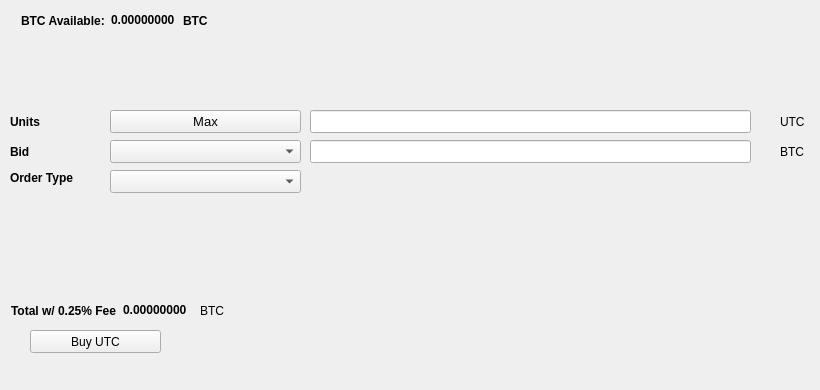
   <widget class="QWidget" name="BuyTab">
    <attribute name="title">
     <string>Buy</string>
    </attribute>
    <widget class="QPushButton" name="BuyUTC">
     <property name="geometry">
      <rect>
       <x>30</x>
       <y>330</y>
       <width>131</width>
       <height>23</height>
      </rect>
     </property>
     <property name="text">
      <string>Buy UTC</string>
     </property>
     <property name="icon">
      <iconset resource="../ubizcoin.qrc">
       <normaloff>:/icons/bitcoin</normaloff>:/icons/bitcoin</iconset>
     </property>
    </widget>
    <widget class="QLabel" name="label_3">
     <property name="geometry">
      <rect>
       <x>10</x>
       <y>110</y>
       <width>46</width>
       <height>23</height>
      </rect>
     </property>
     <property name="font">
      <font>
       <weight>75</weight>
       <bold>true</bold>
      </font>
     </property>
     <property name="text">
      <string>Units</string>
     </property>
    </widget>
    <widget class="QLineEdit" name="UnitsInput">
     <property name="geometry">
      <rect>
       <x>310</x>
       <y>110</y>
       <width>441</width>
       <height>23</height>
      </rect>
     </property>
     <property name="font">
      <font>
       <pointsize>9</pointsize>
       <weight>75</weight>
       <bold>true</bold>
      </font>
     </property>
    </widget>
    <widget class="QLineEdit" name="BuyBidPriceEdit">
     <property name="geometry">
      <rect>
       <x>310</x>
       <y>140</y>
       <width>441</width>
       <height>23</height>
      </rect>
     </property>
     <property name="font">
      <font>
       <pointsize>9</pointsize>
       <weight>75</weight>
       <bold>true</bold>
      </font>
     </property>
    </widget>
    <widget class="QLabel" name="label_4">
     <property name="geometry">
      <rect>
       <x>780</x>
       <y>110</y>
       <width>31</width>
       <height>23</height>
      </rect>
     </property>
     <property name="text">
      <string>UTC</string>
     </property>
    </widget>
    <widget class="QLabel" name="label_5">
     <property name="geometry">
      <rect>
       <x>780</x>
       <y>140</y>
       <width>31</width>
       <height>23</height>
      </rect>
     </property>
     <property name="text">
      <string>BTC</string>
     </property>
    </widget>
    <widget class="QLabel" name="label_6">
     <property name="geometry">
      <rect>
       <x>10</x>
       <y>140</y>
       <width>46</width>
       <height>23</height>
      </rect>
     </property>
     <property name="font">
      <font>
       <weight>75</weight>
       <bold>true</bold>
      </font>
     </property>
     <property name="text">
      <string>Bid</string>
     </property>
    </widget>
    <widget class="QLabel" name="label_7">
     <property name="geometry">
      <rect>
       <x>10</x>
       <y>170</y>
       <width>91</width>
       <height>16</height>
      </rect>
     </property>
     <property name="font">
      <font>
       <weight>75</weight>
       <bold>true</bold>
      </font>
     </property>
     <property name="text">
      <string>Order Type</string>
     </property>
    </widget>
    <widget class="QPushButton" name="Buy_Max_Amount">
     <property name="geometry">
      <rect>
       <x>110</x>
       <y>110</y>
       <width>191</width>
       <height>23</height>
      </rect>
     </property>
     <property name="font">
      <font>
       <pointsize>10</pointsize>
      </font>
     </property>
     <property name="text">
      <string>Max</string>
     </property>
    </widget>
    <widget class="QComboBox" name="BuyBidcomboBox">
     <property name="geometry">
      <rect>
       <x>110</x>
       <y>140</y>
       <width>191</width>
       <height>23</height>
      </rect>
     </property>
     <property name="font">
      <font>
       <pointsize>10</pointsize>
      </font>
     </property>
    </widget>
    <widget class="QComboBox" name="buyOrdertypeCombo">
     <property name="geometry">
      <rect>
       <x>110</x>
       <y>170</y>
       <width>191</width>
       <height>23</height>
      </rect>
     </property>
     <property name="font">
      <font>
       <pointsize>10</pointsize>
      </font>
     </property>
    </widget>
    <widget class="QWidget" name="layoutWidget1">
     <property name="geometry">
      <rect>
       <x>21</x>
       <y>11</y>
       <width>227</width>
       <height>19</height>
      </rect>
     </property>
     <layout class="QHBoxLayout" name="horizontalLayout_3">
      <item>
       <widget class="QLabel" name="label232">
        <property name="font">
         <font>
          <weight>75</weight>
          <bold>true</bold>
         </font>
        </property>
        <property name="text">
         <string>BTC Available:</string>
        </property>
       </widget>
      </item>
      <item>
       <widget class="QLabel" name="BtcAvailableLbl">
        <property name="palette">
         <palette>
          <active>
           <colorrole role="WindowText">
            <brush brushstyle="SolidPattern">
             <color alpha="255">
              <red>0</red>
              <green>0</green>
              <blue>0</blue>
             </color>
            </brush>
           </colorrole>
           <colorrole role="Button">
            <brush brushstyle="SolidPattern">
             <color alpha="255">
              <red>0</red>
              <green>170</green>
              <blue>0</blue>
             </color>
            </brush>
           </colorrole>
           <colorrole role="Light">
            <brush brushstyle="SolidPattern">
             <color alpha="255">
              <red>0</red>
              <green>255</green>
              <blue>0</blue>
             </color>
            </brush>
           </colorrole>
           <colorrole role="Midlight">
            <brush brushstyle="SolidPattern">
             <color alpha="255">
              <red>0</red>
              <green>212</green>
              <blue>0</blue>
             </color>
            </brush>
           </colorrole>
           <colorrole role="Dark">
            <brush brushstyle="SolidPattern">
             <color alpha="255">
              <red>0</red>
              <green>85</green>
              <blue>0</blue>
             </color>
            </brush>
           </colorrole>
           <colorrole role="Mid">
            <brush brushstyle="SolidPattern">
             <color alpha="255">
              <red>0</red>
              <green>113</green>
              <blue>0</blue>
             </color>
            </brush>
           </colorrole>
           <colorrole role="Text">
            <brush brushstyle="SolidPattern">
             <color alpha="255">
              <red>0</red>
              <green>170</green>
              <blue>0</blue>
             </color>
            </brush>
           </colorrole>
           <colorrole role="BrightText">
            <brush brushstyle="SolidPattern">
             <color alpha="255">
              <red>255</red>
              <green>255</green>
              <blue>255</blue>
             </color>
            </brush>
           </colorrole>
           <colorrole role="ButtonText">
            <brush brushstyle="SolidPattern">
             <color alpha="255">
              <red>0</red>
              <green>0</green>
              <blue>0</blue>
             </color>
            </brush>
           </colorrole>
           <colorrole role="Base">
            <brush brushstyle="SolidPattern">
             <color alpha="255">
              <red>255</red>
              <green>255</green>
              <blue>255</blue>
             </color>
            </brush>
           </colorrole>
           <colorrole role="Window">
            <brush brushstyle="SolidPattern">
             <color alpha="255">
              <red>0</red>
              <green>170</green>
              <blue>0</blue>
             </color>
            </brush>
           </colorrole>
           <colorrole role="Shadow">
            <brush brushstyle="SolidPattern">
             <color alpha="255">
              <red>0</red>
              <green>0</green>
              <blue>0</blue>
             </color>
            </brush>
           </colorrole>
           <colorrole role="AlternateBase">
            <brush brushstyle="SolidPattern">
             <color alpha="255">
              <red>127</red>
              <green>212</green>
              <blue>127</blue>
             </color>
            </brush>
           </colorrole>
           <colorrole role="ToolTipBase">
            <brush brushstyle="SolidPattern">
             <color alpha="255">
              <red>255</red>
              <green>255</green>
              <blue>220</blue>
             </color>
            </brush>
           </colorrole>
           <colorrole role="ToolTipText">
            <brush brushstyle="SolidPattern">
             <color alpha="255">
              <red>0</red>
              <green>0</green>
              <blue>0</blue>
             </color>
            </brush>
           </colorrole>
          </active>
          <inactive>
           <colorrole role="WindowText">
            <brush brushstyle="SolidPattern">
             <color alpha="255">
              <red>0</red>
              <green>0</green>
              <blue>0</blue>
             </color>
            </brush>
           </colorrole>
           <colorrole role="Button">
            <brush brushstyle="SolidPattern">
             <color alpha="255">
              <red>0</red>
              <green>170</green>
              <blue>0</blue>
             </color>
            </brush>
           </colorrole>
           <colorrole role="Light">
            <brush brushstyle="SolidPattern">
             <color alpha="255">
              <red>0</red>
              <green>255</green>
              <blue>0</blue>
             </color>
            </brush>
           </colorrole>
           <colorrole role="Midlight">
            <brush brushstyle="SolidPattern">
             <color alpha="255">
              <red>0</red>
              <green>212</green>
              <blue>0</blue>
             </color>
            </brush>
           </colorrole>
           <colorrole role="Dark">
            <brush brushstyle="SolidPattern">
             <color alpha="255">
              <red>0</red>
              <green>85</green>
              <blue>0</blue>
             </color>
            </brush>
           </colorrole>
           <colorrole role="Mid">
            <brush brushstyle="SolidPattern">
             <color alpha="255">
              <red>0</red>
              <green>113</green>
              <blue>0</blue>
             </color>
            </brush>
           </colorrole>
           <colorrole role="Text">
            <brush brushstyle="SolidPattern">
             <color alpha="255">
              <red>0</red>
              <green>170</green>
              <blue>0</blue>
             </color>
            </brush>
           </colorrole>
           <colorrole role="BrightText">
            <brush brushstyle="SolidPattern">
             <color alpha="255">
              <red>255</red>
              <green>255</green>
              <blue>255</blue>
             </color>
            </brush>
           </colorrole>
           <colorrole role="ButtonText">
            <brush brushstyle="SolidPattern">
             <color alpha="255">
              <red>0</red>
              <green>0</green>
              <blue>0</blue>
             </color>
            </brush>
           </colorrole>
           <colorrole role="Base">
            <brush brushstyle="SolidPattern">
             <color alpha="255">
              <red>255</red>
              <green>255</green>
              <blue>255</blue>
             </color>
            </brush>
           </colorrole>
           <colorrole role="Window">
            <brush brushstyle="SolidPattern">
             <color alpha="255">
              <red>0</red>
              <green>170</green>
              <blue>0</blue>
             </color>
            </brush>
           </colorrole>
           <colorrole role="Shadow">
            <brush brushstyle="SolidPattern">
             <color alpha="255">
              <red>0</red>
              <green>0</green>
              <blue>0</blue>
             </color>
            </brush>
           </colorrole>
           <colorrole role="AlternateBase">
            <brush brushstyle="SolidPattern">
             <color alpha="255">
              <red>127</red>
              <green>212</green>
              <blue>127</blue>
             </color>
            </brush>
           </colorrole>
           <colorrole role="ToolTipBase">
            <brush brushstyle="SolidPattern">
             <color alpha="255">
              <red>255</red>
              <green>255</green>
              <blue>220</blue>
             </color>
            </brush>
           </colorrole>
           <colorrole role="ToolTipText">
            <brush brushstyle="SolidPattern">
             <color alpha="255">
              <red>0</red>
              <green>0</green>
              <blue>0</blue>
             </color>
            </brush>
           </colorrole>
          </inactive>
          <disabled>
           <colorrole role="WindowText">
            <brush brushstyle="SolidPattern">
             <color alpha="255">
              <red>0</red>
              <green>85</green>
              <blue>0</blue>
             </color>
            </brush>
           </colorrole>
           <colorrole role="Button">
            <brush brushstyle="SolidPattern">
             <color alpha="255">
              <red>0</red>
              <green>170</green>
              <blue>0</blue>
             </color>
            </brush>
           </colorrole>
           <colorrole role="Light">
            <brush brushstyle="SolidPattern">
             <color alpha="255">
              <red>0</red>
              <green>255</green>
              <blue>0</blue>
             </color>
            </brush>
           </colorrole>
           <colorrole role="Midlight">
            <brush brushstyle="SolidPattern">
             <color alpha="255">
              <red>0</red>
              <green>212</green>
              <blue>0</blue>
             </color>
            </brush>
           </colorrole>
           <colorrole role="Dark">
            <brush brushstyle="SolidPattern">
             <color alpha="255">
              <red>0</red>
              <green>85</green>
              <blue>0</blue>
             </color>
            </brush>
           </colorrole>
           <colorrole role="Mid">
            <brush brushstyle="SolidPattern">
             <color alpha="255">
              <red>0</red>
              <green>113</green>
              <blue>0</blue>
             </color>
            </brush>
           </colorrole>
           <colorrole role="Text">
            <brush brushstyle="SolidPattern">
             <color alpha="255">
              <red>0</red>
              <green>85</green>
              <blue>0</blue>
             </color>
            </brush>
           </colorrole>
           <colorrole role="BrightText">
            <brush brushstyle="SolidPattern">
             <color alpha="255">
              <red>255</red>
              <green>255</green>
              <blue>255</blue>
             </color>
            </brush>
           </colorrole>
           <colorrole role="ButtonText">
            <brush brushstyle="SolidPattern">
             <color alpha="255">
              <red>0</red>
              <green>85</green>
              <blue>0</blue>
             </color>
            </brush>
           </colorrole>
           <colorrole role="Base">
            <brush brushstyle="SolidPattern">
             <color alpha="255">
              <red>0</red>
              <green>170</green>
              <blue>0</blue>
             </color>
            </brush>
           </colorrole>
           <colorrole role="Window">
            <brush brushstyle="SolidPattern">
             <color alpha="255">
              <red>0</red>
              <green>170</green>
              <blue>0</blue>
             </color>
            </brush>
           </colorrole>
           <colorrole role="Shadow">
            <brush brushstyle="SolidPattern">
             <color alpha="255">
              <red>0</red>
              <green>0</green>
              <blue>0</blue>
             </color>
            </brush>
           </colorrole>
           <colorrole role="AlternateBase">
            <brush brushstyle="SolidPattern">
             <color alpha="255">
              <red>0</red>
              <green>170</green>
              <blue>0</blue>
             </color>
            </brush>
           </colorrole>
           <colorrole role="ToolTipBase">
            <brush brushstyle="SolidPattern">
             <color alpha="255">
              <red>255</red>
              <green>255</green>
              <blue>220</blue>
             </color>
            </brush>
           </colorrole>
           <colorrole role="ToolTipText">
            <brush brushstyle="SolidPattern">
             <color alpha="255">
              <red>0</red>
              <green>0</green>
              <blue>0</blue>
             </color>
            </brush>
           </colorrole>
          </disabled>
         </palette>
        </property>
        <property name="font">
         <font>
          <weight>75</weight>
          <bold>true</bold>
         </font>
        </property>
        <property name="text">
         <string>0.00000000</string>
        </property>
        <property name="textInteractionFlags">
         <set>Qt::LinksAccessibleByMouse|Qt::TextSelectableByKeyboard|Qt::TextSelectableByMouse</set>
        </property>
       </widget>
      </item>
      <item>
       <widget class="QLabel" name="BtcAvailableLbl_2">
        <property name="font">
         <font>
          <weight>75</weight>
          <bold>true</bold>
         </font>
        </property>
        <property name="text">
         <string>BTC</string>
        </property>
       </widget>
      </item>
     </layout>
    </widget>
    <widget class="QWidget" name="layoutWidge2">
     <property name="geometry">
      <rect>
       <x>11</x>
       <y>301</y>
       <width>259</width>
       <height>19</height>
      </rect>
     </property>
     <layout class="QHBoxLayout" name="horizontalLayout_4">
      <item>
       <widget class="QLabel" name="label_9">
        <property name="font">
         <font>
          <weight>75</weight>
          <bold>true</bold>
         </font>
        </property>
        <property name="text">
         <string>Total w/ 0.25% Fee</string>
        </property>
       </widget>
      </item>
      <item>
       <widget class="QLabel" name="BuyCostLabel">
        <property name="palette">
         <palette>
          <active>
           <colorrole role="WindowText">
            <brush brushstyle="SolidPattern">
             <color alpha="255">
              <red>0</red>
              <green>0</green>
              <blue>0</blue>
             </color>
            </brush>
           </colorrole>
           <colorrole role="Button">
            <brush brushstyle="SolidPattern">
             <color alpha="255">
              <red>0</red>
              <green>170</green>
              <blue>0</blue>
             </color>
            </brush>
           </colorrole>
           <colorrole role="Light">
            <brush brushstyle="SolidPattern">
             <color alpha="255">
              <red>0</red>
              <green>255</green>
              <blue>0</blue>
             </color>
            </brush>
           </colorrole>
           <colorrole role="Midlight">
            <brush brushstyle="SolidPattern">
             <color alpha="255">
              <red>0</red>
              <green>212</green>
              <blue>0</blue>
             </color>
            </brush>
           </colorrole>
           <colorrole role="Dark">
            <brush brushstyle="SolidPattern">
             <color alpha="255">
              <red>0</red>
              <green>85</green>
              <blue>0</blue>
             </color>
            </brush>
           </colorrole>
           <colorrole role="Mid">
            <brush brushstyle="SolidPattern">
             <color alpha="255">
              <red>0</red>
              <green>113</green>
              <blue>0</blue>
             </color>
            </brush>
           </colorrole>
           <colorrole role="Text">
            <brush brushstyle="SolidPattern">
             <color alpha="255">
              <red>0</red>
              <green>170</green>
              <blue>0</blue>
             </color>
            </brush>
           </colorrole>
           <colorrole role="BrightText">
            <brush brushstyle="SolidPattern">
             <color alpha="255">
              <red>255</red>
              <green>255</green>
              <blue>255</blue>
             </color>
            </brush>
           </colorrole>
           <colorrole role="ButtonText">
            <brush brushstyle="SolidPattern">
             <color alpha="255">
              <red>0</red>
              <green>0</green>
              <blue>0</blue>
             </color>
            </brush>
           </colorrole>
           <colorrole role="Base">
            <brush brushstyle="SolidPattern">
             <color alpha="255">
              <red>255</red>
              <green>255</green>
              <blue>255</blue>
             </color>
            </brush>
           </colorrole>
           <colorrole role="Window">
            <brush brushstyle="SolidPattern">
             <color alpha="255">
              <red>0</red>
              <green>170</green>
              <blue>0</blue>
             </color>
            </brush>
           </colorrole>
           <colorrole role="Shadow">
            <brush brushstyle="SolidPattern">
             <color alpha="255">
              <red>0</red>
              <green>0</green>
              <blue>0</blue>
             </color>
            </brush>
           </colorrole>
           <colorrole role="AlternateBase">
            <brush brushstyle="SolidPattern">
             <color alpha="255">
              <red>127</red>
              <green>212</green>
              <blue>127</blue>
             </color>
            </brush>
           </colorrole>
           <colorrole role="ToolTipBase">
            <brush brushstyle="SolidPattern">
             <color alpha="255">
              <red>255</red>
              <green>255</green>
              <blue>220</blue>
             </color>
            </brush>
           </colorrole>
           <colorrole role="ToolTipText">
            <brush brushstyle="SolidPattern">
             <color alpha="255">
              <red>0</red>
              <green>0</green>
              <blue>0</blue>
             </color>
            </brush>
           </colorrole>
          </active>
          <inactive>
           <colorrole role="WindowText">
            <brush brushstyle="SolidPattern">
             <color alpha="255">
              <red>0</red>
              <green>0</green>
              <blue>0</blue>
             </color>
            </brush>
           </colorrole>
           <colorrole role="Button">
            <brush brushstyle="SolidPattern">
             <color alpha="255">
              <red>0</red>
              <green>170</green>
              <blue>0</blue>
             </color>
            </brush>
           </colorrole>
           <colorrole role="Light">
            <brush brushstyle="SolidPattern">
             <color alpha="255">
              <red>0</red>
              <green>255</green>
              <blue>0</blue>
             </color>
            </brush>
           </colorrole>
           <colorrole role="Midlight">
            <brush brushstyle="SolidPattern">
             <color alpha="255">
              <red>0</red>
              <green>212</green>
              <blue>0</blue>
             </color>
            </brush>
           </colorrole>
           <colorrole role="Dark">
            <brush brushstyle="SolidPattern">
             <color alpha="255">
              <red>0</red>
              <green>85</green>
              <blue>0</blue>
             </color>
            </brush>
           </colorrole>
           <colorrole role="Mid">
            <brush brushstyle="SolidPattern">
             <color alpha="255">
              <red>0</red>
              <green>113</green>
              <blue>0</blue>
             </color>
            </brush>
           </colorrole>
           <colorrole role="Text">
            <brush brushstyle="SolidPattern">
             <color alpha="255">
              <red>0</red>
              <green>170</green>
              <blue>0</blue>
             </color>
            </brush>
           </colorrole>
           <colorrole role="BrightText">
            <brush brushstyle="SolidPattern">
             <color alpha="255">
              <red>255</red>
              <green>255</green>
              <blue>255</blue>
             </color>
            </brush>
           </colorrole>
           <colorrole role="ButtonText">
            <brush brushstyle="SolidPattern">
             <color alpha="255">
              <red>0</red>
              <green>0</green>
              <blue>0</blue>
             </color>
            </brush>
           </colorrole>
           <colorrole role="Base">
            <brush brushstyle="SolidPattern">
             <color alpha="255">
              <red>255</red>
              <green>255</green>
              <blue>255</blue>
             </color>
            </brush>
           </colorrole>
           <colorrole role="Window">
            <brush brushstyle="SolidPattern">
             <color alpha="255">
              <red>0</red>
              <green>170</green>
              <blue>0</blue>
             </color>
            </brush>
           </colorrole>
           <colorrole role="Shadow">
            <brush brushstyle="SolidPattern">
             <color alpha="255">
              <red>0</red>
              <green>0</green>
              <blue>0</blue>
             </color>
            </brush>
           </colorrole>
           <colorrole role="AlternateBase">
            <brush brushstyle="SolidPattern">
             <color alpha="255">
              <red>127</red>
              <green>212</green>
              <blue>127</blue>
             </color>
            </brush>
           </colorrole>
           <colorrole role="ToolTipBase">
            <brush brushstyle="SolidPattern">
             <color alpha="255">
              <red>255</red>
              <green>255</green>
              <blue>220</blue>
             </color>
            </brush>
           </colorrole>
           <colorrole role="ToolTipText">
            <brush brushstyle="SolidPattern">
             <color alpha="255">
              <red>0</red>
              <green>0</green>
              <blue>0</blue>
             </color>
            </brush>
           </colorrole>
          </inactive>
          <disabled>
           <colorrole role="WindowText">
            <brush brushstyle="SolidPattern">
             <color alpha="255">
              <red>0</red>
              <green>85</green>
              <blue>0</blue>
             </color>
            </brush>
           </colorrole>
           <colorrole role="Button">
            <brush brushstyle="SolidPattern">
             <color alpha="255">
              <red>0</red>
              <green>170</green>
              <blue>0</blue>
             </color>
            </brush>
           </colorrole>
           <colorrole role="Light">
            <brush brushstyle="SolidPattern">
             <color alpha="255">
              <red>0</red>
              <green>255</green>
              <blue>0</blue>
             </color>
            </brush>
           </colorrole>
           <colorrole role="Midlight">
            <brush brushstyle="SolidPattern">
             <color alpha="255">
              <red>0</red>
              <green>212</green>
              <blue>0</blue>
             </color>
            </brush>
           </colorrole>
           <colorrole role="Dark">
            <brush brushstyle="SolidPattern">
             <color alpha="255">
              <red>0</red>
              <green>85</green>
              <blue>0</blue>
             </color>
            </brush>
           </colorrole>
           <colorrole role="Mid">
            <brush brushstyle="SolidPattern">
             <color alpha="255">
              <red>0</red>
              <green>113</green>
              <blue>0</blue>
             </color>
            </brush>
           </colorrole>
           <colorrole role="Text">
            <brush brushstyle="SolidPattern">
             <color alpha="255">
              <red>0</red>
              <green>85</green>
              <blue>0</blue>
             </color>
            </brush>
           </colorrole>
           <colorrole role="BrightText">
            <brush brushstyle="SolidPattern">
             <color alpha="255">
              <red>255</red>
              <green>255</green>
              <blue>255</blue>
             </color>
            </brush>
           </colorrole>
           <colorrole role="ButtonText">
            <brush brushstyle="SolidPattern">
             <color alpha="255">
              <red>0</red>
              <green>85</green>
              <blue>0</blue>
             </color>
            </brush>
           </colorrole>
           <colorrole role="Base">
            <brush brushstyle="SolidPattern">
             <color alpha="255">
              <red>0</red>
              <green>170</green>
              <blue>0</blue>
             </color>
            </brush>
           </colorrole>
           <colorrole role="Window">
            <brush brushstyle="SolidPattern">
             <color alpha="255">
              <red>0</red>
              <green>170</green>
              <blue>0</blue>
             </color>
            </brush>
           </colorrole>
           <colorrole role="Shadow">
            <brush brushstyle="SolidPattern">
             <color alpha="255">
              <red>0</red>
              <green>0</green>
              <blue>0</blue>
             </color>
            </brush>
           </colorrole>
           <colorrole role="AlternateBase">
            <brush brushstyle="SolidPattern">
             <color alpha="255">
              <red>0</red>
              <green>170</green>
              <blue>0</blue>
             </color>
            </brush>
           </colorrole>
           <colorrole role="ToolTipBase">
            <brush brushstyle="SolidPattern">
             <color alpha="255">
              <red>255</red>
              <green>255</green>
              <blue>220</blue>
             </color>
            </brush>
           </colorrole>
           <colorrole role="ToolTipText">
            <brush brushstyle="SolidPattern">
             <color alpha="255">
              <red>0</red>
              <green>0</green>
              <blue>0</blue>
             </color>
            </brush>
           </colorrole>
          </disabled>
         </palette>
        </property>
        <property name="font">
         <font>
          <weight>75</weight>
          <bold>true</bold>
         </font>
        </property>
        <property name="autoFillBackground">
         <bool>false</bool>
        </property>
        <property name="text">
         <string>0.00000000</string>
        </property>
        <property name="textInteractionFlags">
         <set>Qt::LinksAccessibleByMouse|Qt::TextSelectableByMouse</set>
        </property>
       </widget>
      </item>
      <item>
       <widget class="QLabel" name="label_10">
        <property name="font">
         <font>
          <weight>50</weight>
          <bold>false</bold>
         </font>
        </property>
        <property name="text">
         <string>BTC</string>
        </property>
       </widget>
      </item>
     </layout>
    </widget>
    <widget class="QLabel" name="label_24">
     <property name="geometry">
      <rect>
       <x>460</x>
       <y>300</y>
       <width>281</width>
       <height>81</height>
      </rect>
     </property>
     <property name="text">
      <string/>
     </property>
     <property name="pixmap">
      <pixmap>:/images/bittrex</pixmap>
     </property>
    </widget>
   </widget>
